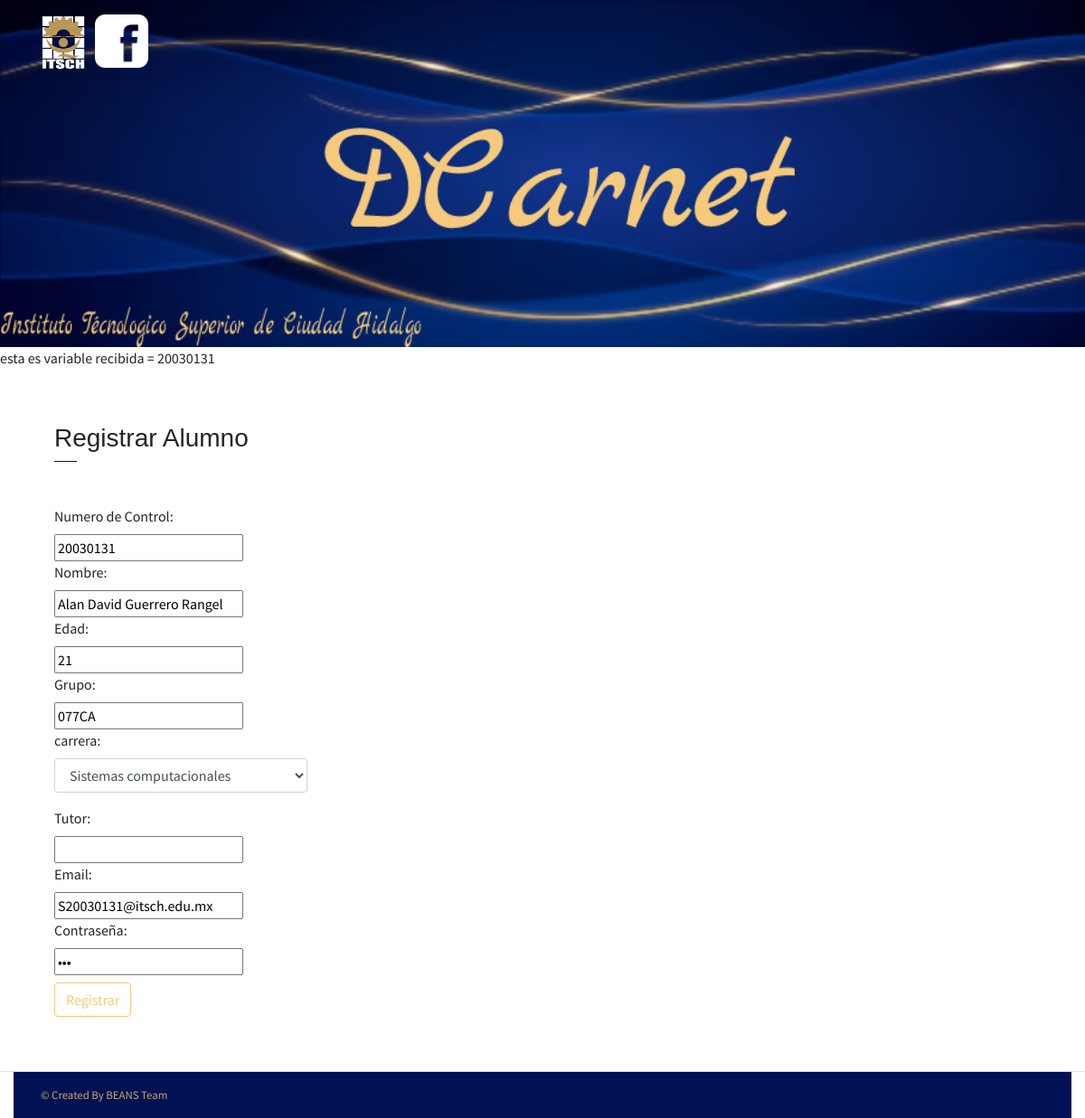
The app's page /modificar.php?id=20030131 with its own data.
### tables this page shows
CREATE TABLE IF NOT EXISTS `usuarios` (
  `id` int(20) NOT NULL AUTO_INCREMENT,
  `Nom` varchar(60) NOT NULL,
  `edad` varchar(10) NOT NULL,
  `grupo` varchar(5) NOT NULL,
  `carrera` varchar(50) NOT NULL,
  `tutor` varchar(35) NOT NULL,
  `Correo` varchar(35) NOT NULL,
  `Contra` varchar(20) NOT NULL,
  `foto` varchar(100) NOT NULL,
  PRIMARY KEY (`id`)
);

### assets/php/conexion.php (called while the page is built, shortened)
<?php
function db_query($query) {
    $db_host = 'localhost';
    $db_user = 'root';
    $db_password = '';
    $db_name = 'dcarnet';
    $db_port = '3306';
    $connection =mysqli_connect($db_host, $db_user,$db_password,$db_name,$db_port);
    $result = mysqli_query($connection,$query);
    return $result;
}
function select_id($tbl_name,$field_name,$field_id){
    $sql = "Select * from $tbl_name where $field_name = $field_id";
    $db=db_query($sql);
    return $db;
}
?>

### modificar.php (the view, shortened to what this page needs)
<!DOCTYPE html>
<html>
<head>
    <link rel="stylesheet" href="assets/vendors/themify-icons/css/themify-icons.css">
	<link rel="stylesheet" href="assets/css/johndoe.css">
  <?php include('assets/php/conexion.php'); ?>
</head>
<body data-spy="scroll" data-target=".navbar" data-offset="40" id="home">
    <header class="header header-mini" style="background-image: url(assets/imgs/fondo10.png); background-repeat: no-repeat; background-size: cover;">
        <div class="container">
            <a href="https://www.cdhidalgo.tecnm.mx/"><img src="assets/imgs/itsch.png" alt="icon-itsch" width="50" style="float: inline-start; margin-right: 10px;"></a>
        <a href="https://www.facebook.com/TecNM.Campus.Ciudad.Hidalgo/"><img src="assets/imgs/face.png" alt="icon-itsch" width="59" style="float: inline-start; margin-right: 10px;"></a>
            <div class="header-content">
            </div>
        </div>
    </header>
    <?php
        echo 'esta es variable recibida = ' . $_GET['id'];
        $result = select_id("usuarios", "id", $_GET['id']);
        if (mysqli_num_rows($result) > 0) {
          while ($row = mysqli_fetch_object($result)) {
        ?>
    <div class="container-fluid">
        <div class="row about-section">
            <div class="col-lg-4 about-card">
                <h3 class="font-weight-light">Registrar Alumno</h3>
                <span class="line mb-5" style="background-color: #001253;"></span>
                <form id="form" name="form" method="post" action="actualizar_usuario.php">
                    <div>
                        <label for="txt_ctr">Numero de Control: </label><br>
                        <input type="text" name="txt_ctr" id="txt_ctr" value="<?php echo $row->id; ?>" required>
                    </div>
                    <div>
                        <label for="txt_N">Nombre: </label><br>
                        <input type="text" name="txt_N" id="txt_N" value="<?php echo $row->Nom; ?>" required>
                    </div>
                    <div>
                        <label for="txt_A">Edad: </label><br>
                        <input name="txt_A" id="txt_A" value="<?php echo $row->edad; ?>"  required>
                    </div>
                    <div>
                        <label for="txt_G">Grupo: </label><br>
                        <input name="txt_G" id="txt_G" value="<?php echo $row->grupo; ?>" required>
                    </div>
                    <div class="form-group">
                        <label for="lst_Ca">carrera: </label><br>
                        <select class="form-control" id="lst_Ca" name="lst_Ca">
                           <option><?php echo $row->carrera; ?></option>
                        </select>
                    </div>
                    <div>
                        <label for="txt_T">Tutor: </label><br>
                        <input type="text" name="txt_T" id="txt_T" value="<?php echo $_SESSION["usuario"]; ?>"  required>
                    </div>
                    <div>
                        <label for="txt_E">Email: </label><br>
                        <input type="email" name="txt_E" id="txt_E" value="<?php echo $row->Correo; ?>"  required>
                    </div>
                    <div>
                        <label for="txt_C">Contraseña: </label><br>
                        <input type="password" name="txt_C" id="txt_C" value="<?php echo $row->Contra; ?>"  required>
                    </div>
                    <div class="mt-2">
                        <button class="btn btn-outline-info" type="submit" name="iniciar">Registrar</button>
                    </div>
               </form>
            </div>
        </div>
        <?php
          }
        } else {
          echo "no hay ningun registro";
        }
        ?>
    <footer class="footer py-3">
        <div class="container">
            <p class="small mb-0 " style="color: #f5ca7c;">
                &copy;  Created By BEANS Team</a>
            </p>
        </div>
    </footer>
</body>
</html>

### records on screen
usuarios: txt_ctr "20030131", txt_N "Alan David Guerrero Rangel", txt_A "21", txt_G "077CA", lst_Ca "Sistemas computacionales", txt_E "S20030131@itsch.edu.mx"

### other values on screen
$_GET['id'] "20030131"
